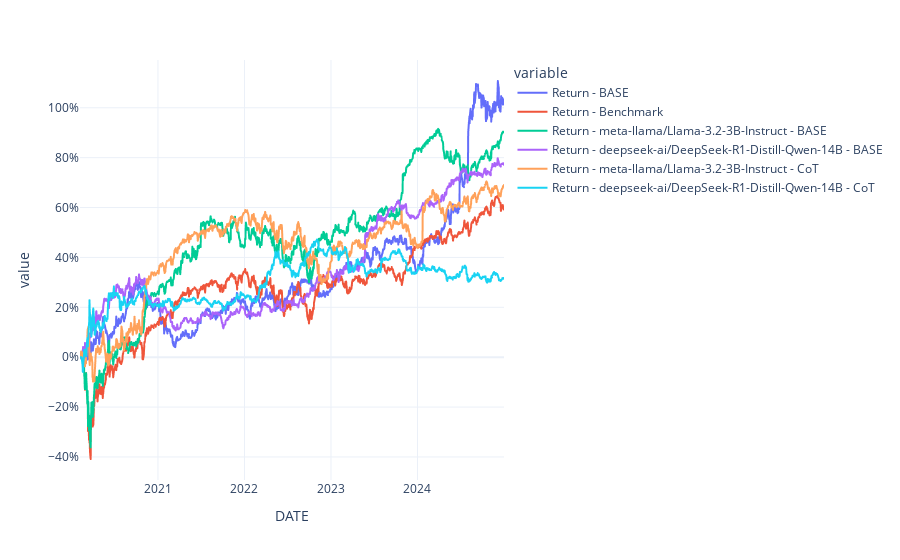

Here is the notebook cell this chart was saved with:
### Code cell
fig = px.line(df_charts)
fig.layout.yaxis.tickformat = ',.0%'
fig.show()

### Figure 1 — Plotly figure (JSON) as saved in the notebook; plotly's stock layout.template omitted (floating-point values rounded to 4 significant figures; data arrays with more than 128 entries replaced by an {"elided": "..."} marker saying what was removed)
{"data": [{"hovertemplate": "variable=Return - BASE<br>DATE=%{x}<br>value=%{y}<extra></extra>", "legendgroup": "Return - BASE", "line": {"color": "#636efa", "dash": "solid"}, "marker": {"symbol": "circle"}, "mode": "lines", "name": "Return - BASE", "showlegend": true, "type": "scattergl", "x": {"elided": "1232 str values"}, "xaxis": "x", "y": {"elided": "1232 float values"}, "yaxis": "y"}, {"hovertemplate": "variable=Return - Benchmark<br>DATE=%{x}<br>value=%{y}<extra></extra>", "legendgroup": "Return - Benchmark", "line": {"color": "#EF553B", "dash": "solid"}, "marker": {"symbol": "circle"}, "mode": "lines", "name": "Return - Benchmark", "showlegend": true, "type": "scattergl", "x": {"elided": "1232 str values"}, "xaxis": "x", "y": {"elided": "1232 float values"}, "yaxis": "y"}, {"hovertemplate": "variable=Return - meta-llama/Llama-3.2-3B-Instruct - BASE<br>DATE=%{x}<br>value=%{y}<extra></extra>", "legendgroup": "Return - meta-llama/Llama-3.2-3B-Instruct - BASE", "line": {"color": "#00cc96", "dash": "solid"}, "marker": {"symbol": "circle"}, "mode": "lines", "name": "Return - meta-llama/Llama-3.2-3B-Instruct - BASE", "showlegend": true, "type": "scattergl", "x": {"elided": "1232 str values"}, "xaxis": "x", "y": {"elided": "1232 float values"}, "yaxis": "y"}, {"hovertemplate": "variable=Return - deepseek-ai/DeepSeek-R1-Distill-Qwen-14B - BASE<br>DATE=%{x}<br>value=%{y}<extra></extra>", "legendgroup": "Return - deepseek-ai/DeepSeek-R1-Distill-Qwen-14B - BASE", "line": {"color": "#ab63fa", "dash": "solid"}, "marker": {"symbol": "circle"}, "mode": "lines", "name": "Return - deepseek-ai/DeepSeek-R1-Distill-Qwen-14B - BASE", "showlegend": true, "type": "scattergl", "x": {"elided": "1232 str values"}, "xaxis": "x", "y": {"elided": "1232 float values"}, "yaxis": "y"}, {"hovertemplate": "variable=Return - meta-llama/Llama-3.2-3B-Instruct - CoT<br>DATE=%{x}<br>value=%{y}<extra></extra>", "legendgroup": "Return - meta-llama/Llama-3.2-3B-Instruct - CoT", "line": {"color": "#FFA15A", "dash": "solid"}, "marker": {"symbol": "circle"}, "mode": "lines", "name": "Return - meta-llama/Llama-3.2-3B-Instruct - CoT", "showlegend": true, "type": "scattergl", "x": {"elided": "1232 str values"}, "xaxis": "x", "y": {"elided": "1232 float values"}, "yaxis": "y"}, {"hovertemplate": "variable=Return - deepseek-ai/DeepSeek-R1-Distill-Qwen-14B - CoT<br>DATE=%{x}<br>value=%{y}<extra></extra>", "legendgroup": "Return - deepseek-ai/DeepSeek-R1-Distill-Qwen-14B - CoT", "line": {"color": "#19d3f3", "dash": "solid"}, "marker": {"symbol": "circle"}, "mode": "lines", "name": "Return - deepseek-ai/DeepSeek-R1-Distill-Qwen-14B - CoT", "showlegend": true, "type": "scattergl", "x": {"elided": "1232 str values"}, "xaxis": "x", "y": {"elided": "1232 float values"}, "yaxis": "y"}], "layout": {"autosize": true, "legend": {"title": {"text": "variable"}, "tracegroupgap": 0}, "margin": {"t": 60}, "xaxis": {"anchor": "y", "autorange": true, "domain": [0, 1], "range": ["2020-02-07", "2024-12-31"], "title": {"text": "DATE"}, "type": "date"}, "yaxis": {"anchor": "x", "autorange": true, "domain": [0, 1], "range": [-0.4924, 1.192], "tickformat": ",.0%", "title": {"text": "value"}, "type": "linear"}}}
